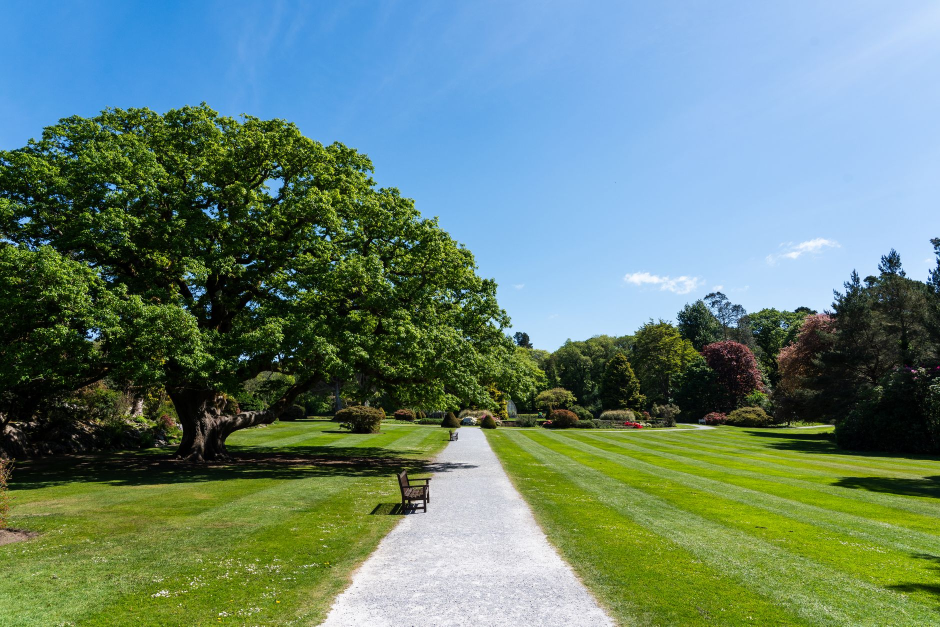
#> input picture chair-workout/assets/img/lawn_6.jpg, 1880 x 1253 px, given in place of tw_huryn.png, which was not available (shown at 1/2 size)
$ python scenes2.py
#> lines starting #> are read from the running program, lines starting #| are printed output that depends on the picture
### ai-equator/brain/lib.py
"""Helpers for AI Equator style v2: dark stage, built cards, blue key words, orange hand notes, blur dissolves."""
import hashlib, subprocess
from pathlib import Path
from PIL import Image

H = Path(__file__).parent
Image.MAX_IMAGE_PIXELS = None
FF = r"C:/Users/daggu222105/AppData/Local/Microsoft/WinGet/Links/ffmpeg.exe"
RAW, CLIPS, IMG = H / "assets/raw", H / "assets/clips", H / "assets/img"
CLIPS.mkdir(exist_ok=True)

html, tl = [], []
Z = {"i": 0, "z": 10}
PENDING = []  # root-level video wrappers for the scene being built
B, E = '<span class="blue">', "</span>"


def nid(p="e"):
    Z["i"] += 1
    return f"{p}{Z['i']}"


def T(t):
    if isinstance(t, (int, float)):
        return float(t)
    m, x = t.split(":")
    return int(m) * 60 + float(x)


# ---------- motion
def enter(sel, t, y=18, d=.35):
    tl.append(f'tl.fromTo("{sel}",{{opacity:0,y:{y},filter:"blur(6px)"}},{{opacity:1,y:0,filter:"blur(0px)",duration:{d},ease:"power3.out"}},{T(t):.3f});')


def pop(sel, t, rot=0):
    tl.append(f'tl.fromTo("{sel}",{{opacity:0,scale:.86,rotation:{rot - 4}}},{{opacity:1,scale:1,rotation:{rot},duration:.22,ease:"back.out(2)"}},{T(t):.3f});')


def dim(sel, t, to=.28):
    tl.append(f'tl.to("{sel}",{{opacity:{to},duration:.3,ease:"power2.out"}},{T(t):.3f});')


def count(sel, t, a, b, dec=0, pre="", suf="", d=1.3):
    tl.append(f'count("{sel}",{T(t):.3f},{a},{b},{dec},"{pre}","{suf}",{d});')


def grow(sel, t, w, d=.9):
    tl.append(f'tl.fromTo("{sel}",{{width:0}},{{width:{w},duration:{d},ease:"power3.out"}},{T(t):.3f});')


# ---------- scene host with blur dissolve
def scene(a, b, inner, out=True, fade_in=True):
#> called with a = 451, b = 455.2, out = True, fade_in = True
    a, b = T(a), T(b)
    Z["z"] += 1
    host, w = nid("s"), nid("w")
    dur = b - a + (.4 if out else 0)
    html.append(f'<div id="{host}" class="clip scene" data-start="{a:.3f}" data-duration="{dur:.3f}" data-track-index="2" style="z-index:{Z["z"]}" data-layout-allow-overflow data-layout-allow-overlap><div id="{w}" class="sc">{inner}</div></div>')
    if fade_in:
        tl.append(f'tl.fromTo("#{w}",{{opacity:0,filter:"blur(10px)"}},{{opacity:1,filter:"blur(0px)",duration:.4,ease:"power2.out"}},{a:.3f});')
    else:
        tl.append(f'tl.set("#{w}",{{opacity:1}},0);')
    if out:
        tl.append(f'tl.to("#{w}",{{opacity:0,filter:"blur(10px)",duration:.4,ease:"power2.in"}},{b:.3f});')
    for wid, markup in PENDING:  # clips sit on their own root layer just above the scene, fading with it
        Z["z"] += 1
        html.append(markup.replace("@Z@", str(Z["z"])))
        if out:
            tl.append(f'tl.to("#{wid}",{{opacity:0,duration:.4,ease:"power2.in"}},{b:.3f});')
    PENDING.clear()


# ---------- elements
def el(t, inner, style, cls="", anim="enter", rot=0, eid=None):
    eid = eid or nid("c")
    if anim == "enter":
        enter(f"#{eid}", t)
    elif anim == "pop":
        pop(f"#{eid}", t, rot)
    return f'<div id="{eid}" class="a {cls}" style="{style}">{inner}</div>'


def txt(t, s, x, y, size=72, w=None, cls="h", align="left", anim="enter", eid=None):
    if align == "center":
        return el(t, s, f"left:0;right:0;top:{y}px;text-align:center;font-size:{size}px", cls, anim, eid=eid)
    ws = f"width:{w}px;" if w else ""
    return el(t, s, f"left:{x}px;top:{y}px;{ws}font-size:{size}px", cls, anim, eid=eid)


_A = '<svg width="{w}" height="{h}" viewBox="0 0 {w} {h}"><path d="{d}" fill="none" stroke="#F0A818" stroke-width="3.2" stroke-linecap="round" stroke-linejoin="round"/></svg>'
ARROWS = {
    "down": _A.format(w=54, h=58, d="M8 4c18 6 30 20 30 46M26 40l12 12 10-15"),
    "up": _A.format(w=54, h=58, d="M10 54c16-6 28-20 28-46M26 18l12-12 10 15"),
    "left": _A.format(w=70, h=40, d="M66 10C46 4 24 10 8 28M8 28l2-16M8 28l16 0"),
    "right": _A.format(w=70, h=40, d="M4 10c20-6 42 0 58 18M62 28l-2-16M62 28l-16 0"),
}


def note(t, s, x, y, size=46, arrow=None, ax=0, ay=0):
    a = f'<span class="arw" style="left:{ax}px;top:{ay}px">{ARROWS[arrow]}</span>' if arrow else ""
    return el(t, s + a, f"left:{x}px;top:{y}px;font-size:{size}px", "note")


def src(t, s, x=0, y=1000, center=True):
    if center:
        return el(t, s, f"left:0;right:0;top:{y}px;text-align:center", "src")
    return el(t, s, f"left:{x}px;top:{y}px", "src")


def card(t, inner, x, y, w, h=None, cls="card", anim="enter", eid=None):
    hs = f"height:{h}px;" if h else ""
    return el(t, inner, f"left:{x}px;top:{y}px;width:{w}px;{hs}", cls, anim, eid=eid)


def img(t, path, x, y, w, h=None, cls="im", anim="enter", rot=0, eid=None):
    if h is None:
        iw, ih = Image.open(H / path).size
        h = int(w * ih / iw)
    return el(t, f'<img src="{path}" alt="" style="width:{w}px;height:{h}px">', f"left:{x}px;top:{y}px;width:{w}px;height:{h}px", cls, anim, rot, eid)


def meme(t, name, x, y, w, rot=-2):
    return img(t, f"assets/img/{name}", x, y, w, cls="meme", anim="pop", rot=rot)


def logo(t, name, x, y, w, anim="enter"):
    return img(t, f"assets/img/{name}", x, y, w, cls="logo", anim=anim)


# [53 lines left out: functions person, page_img, mac, trim, vcard, not called in this run]


def cross(t, x, y, s=60):
    return el(t, f'<svg width="{s}" height="{s}" viewBox="0 0 64 64"><path d="M14 14l36 36M50 14L14 50" stroke="#F85149" stroke-width="7" stroke-linecap="round"/></svg>', f"left:{x}px;top:{y}px", "", "pop")


def check(t, x, y, s=60):
    return el(t, f'<svg width="{s}" height="{s}" viewBox="0 0 64 64"><path d="M12 34l14 14 26-30" fill="none" stroke="#3FB950" stroke-width="7" stroke-linecap="round" stroke-linejoin="round"/></svg>', f"left:{x}px;top:{y}px", "", "pop")


def draw(eid, t, d=.35, stagger=0):
    tl.append(f'tl.set("#{eid}",{{opacity:1}},{T(t):.3f});')
    tl.append(f'tl.fromTo("#{eid} .dr",{{strokeDashoffset:1}},{{strokeDashoffset:0,duration:{d},stagger:{stagger},ease:"power2.out"}},{T(t):.3f});')


# [13 lines left out: functions bigx, underline, not called in this run]


def link(t, x, y, w, label=""):
    """Thin grey arrow between two cards, with an optional mono label above it."""
    eid = nid("al")
    draw(eid, t, .35)
    lab = f'<div class="mono" style="position:absolute;left:-60px;width:{w + 120}px;top:-42px;text-align:center;font-size:24px;color:#8A8F98">{label}</div>' if label else ""
    return (f'<div id="{eid}" class="a" style="left:{x}px;top:{y}px;width:{w}px;height:20px;opacity:0">{lab}<svg width="{w}" height="20" viewBox="0 0 {w} 20">'
            f'<path class="dr" pathLength="1" stroke-dasharray="1" stroke-dashoffset="1" d="M2 10H{w - 4}M{w - 14} 2L{w - 4} 10L{w - 14} 18" fill="none" stroke="#5A606B" stroke-width="2.5"/></svg></div>')


# [14 lines left out: function bars, not called in this run]


def tweet(t, name, x, y, w, ycrop=1.0, anim="enter"):
    """Real X post card captured with capture.mjs tweet; ycrop keeps the top part of a long post."""
#> called with t = 455.2, name = 'huryn', x = 260, y = 50, w = 600, ycrop = 0.72, anim = 'enter'
    out = IMG / f"tw_{name}_{int(ycrop * 100)}.png"
    if not out.exists():
        im = Image.open(RAW / "web" / f"tw_{name}.png")
#> im is the input picture: PIL image 1880x1253 RGB; mean R, G, B 102.3, 130.7, 117.8
        im.crop((0, 0, im.width, int(im.height * ycrop))).save(out)
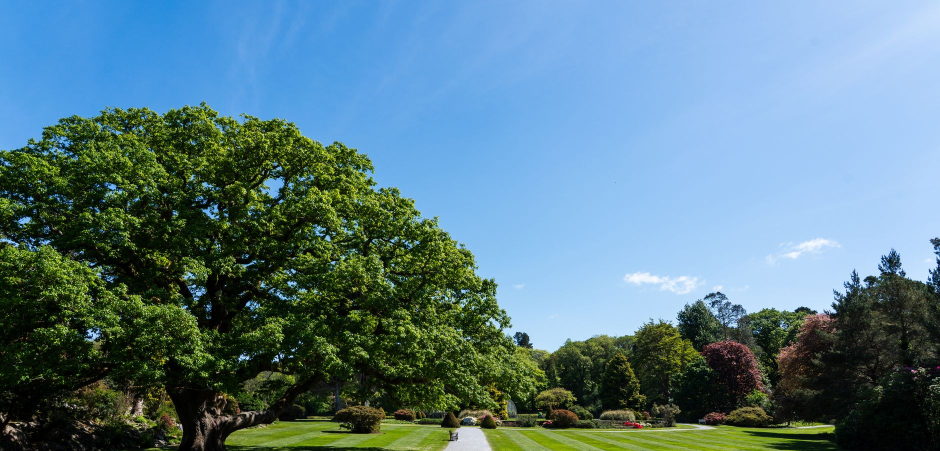
#> saved as tw_huryn_72.png: PIL image 1880x902 RGB (shown at 1/2 size); mean R, G, B 91.4, 124.7, 135.5
    return img(t, f"assets/img/{out.name}", x, y, w, cls="im tw", anim=anim)
#> in img, `iw, ih = Image.open(H / path).size`: iw = 1880; ih = 902
#> in img, `h = int(w * ih / iw)`: h = 287


# ---------- user rule 2026-11-12: every video clip at ~80% of the screen
VX, VY, VW, VH = 192, 88, 1536, 864


# [6 lines left out: function clip80, not called in this run]


def ov(t, s, x, y, size=46):
    """A hand note on a dark pill, for use in an overlay scene above a clip."""
    return el(t, s, f"left:{x}px;top:{y}px;font-size:{size}px", "note ovp")


def chip(t, s, x, y, cls="ovc"):
    return el(t, s, f"left:{x}px;top:{y}px", cls)

### ai-equator/carbon/scenes2.py
"""Gemini 4 Carbon: 7:31 to the end, timed to the user's transcript. Every clip at 80% of the frame."""
from lib import *

PE = "x/pe.mp4"
PEC = "Prompt Engineering on YouTube · “Gemini 4 Carbon Is Finally Here”"

# ---------- what people built
scene(450.96, 455.22,
      txt(450.96, "okay, now the fun part", 0, 380, 44, align="center", cls="lab")
      + txt(452.0, f"what did people {B}actually build{E}?", 0, 450, 90, align="center"))

# Pawel Huryn: 105 bugs
scene(455.22, 467.18,
      tweet(455.22, "huryn", 260, 50, 600, .72)
      + txt(458.90, "one of the most useful tests", 960, 160, 40, cls="lab")
      + card(459.64, '<div class="li">two real code repositories</div>', 960, 240, 660, 90)
      + card(461.50, f'<div class="li">{B}105{E} planted bugs</div>', 960, 350, 660, 90, cls="card sel")
      + card(463.34, '<div class="li">find and fix as many as you can</div>', 960, 460, 660, 90)
      + src(455.5, "@PawelHuryn on X · Nov 11, 2026", 260, 1000, center=False))
#> in card, `hs = f"height:{h}px;" if h else ""`: hs = 'height:90px;'
rows = [(467.18, "Fable 5.2 (max)", "58", "$140", "claude.png", False), (472.76, "Gemini 4 Carbon", "57.3", "$31", "gemini_icon.png", True),
        (482.36, "Sonnet 5.5", "51", "$154", "claude.png", False), (487.70, "GPT-6 Astra", "45", "", "openai_sym_w.png", False), (490.74, "Gemini 4 Argon", "~41", "", "gemini_icon.png", False)]
inner = txt(467.18, "bugs found and fixed (score) · cost", 260, 90, 40, cls="lab")
for i, (t, lab, sc, cost, lg, hero) in enumerate(rows):
    y = 170 + i * 130
    inner += card(t, f'<img src="assets/img/{lg}" alt="" style="width:44px;height:44px;object-fit:contain;vertical-align:middle;margin-right:18px"><span class="ct">{lab}</span>'
                  f'<span class="big{" blue" if hero else ""}" style="position:absolute;right:300px;top:22px;font-size:60px">{sc}</span>'
                  f'<span class="big" style="position:absolute;right:40px;top:22px;font-size:60px;color:{"#3FB950" if hero else "#8A8F98"}">{cost}</span>', 260, y, 1400, 110, cls="card sel" if hero else "card")
#> this loop made 5 passes
inner += note(478.56, "basically the same result for less than a quarter of the price", 300, 850, 46)
scene(467.18, 493.49, inner)

# Every / Dan Shipper
scene(493.49, 515.61,
      tweet(493.49, "shipper", 220, 60, 580, .75)
      + img(494.5, "assets/raw/web/every.png", 900, 70, 820, cls="im")
      + card(501.07, '<div class="li">a much better coder than Argon</div>', 900, 600, 620, 90, cls="card ok")
      + card(503.19, '<div class="li">but keeping Argon for writing</div>', 900, 700, 620, 90)
      + txt(505.63, f'senior-engineer benchmark: {B}44%{E} vs Argon 21%', 220, 900, 44)
      + note(512.93, "…still middle of the pack", 1300, 820, 46))
#> call 2 of tweet, with t = 493.5, name = 'shipper', x = 220, y = 60, w = 580, ycrop = 0.75, anim = 'enter'
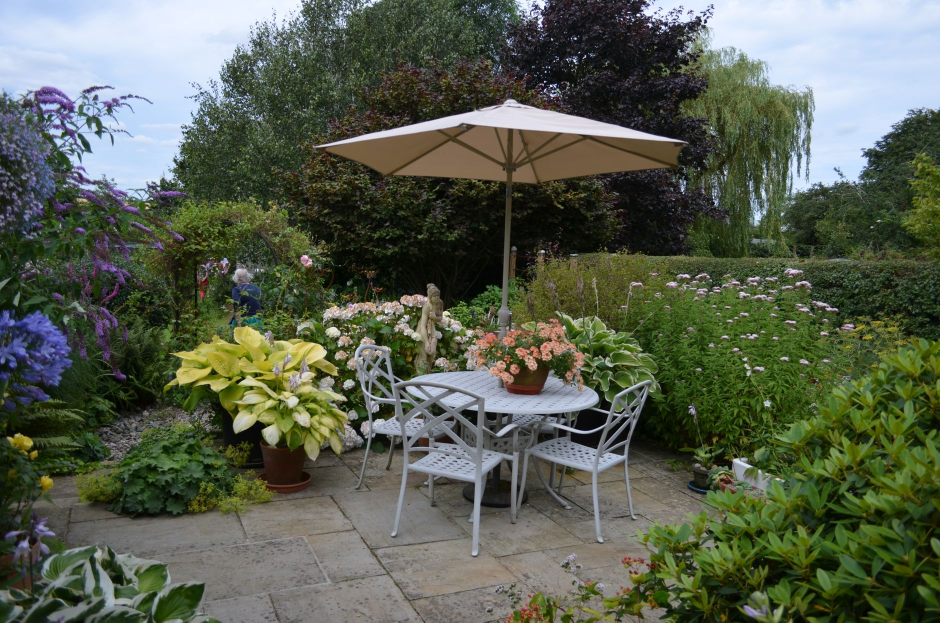
#> input picture chair-workout/assets/img/patio_6.jpg, 1880 x 1245 px, given in place of tw_shipper.png, which was not available (shown at 1/2 size)
#> in tweet, im is the input picture: PIL image 1880x1245 RGB; mean R, G, B 88.5, 95.8, 79.3
#> in tweet (call 2), `im.crop((0, 0, im.width, int(im.height * ycrop))).save(out)`:
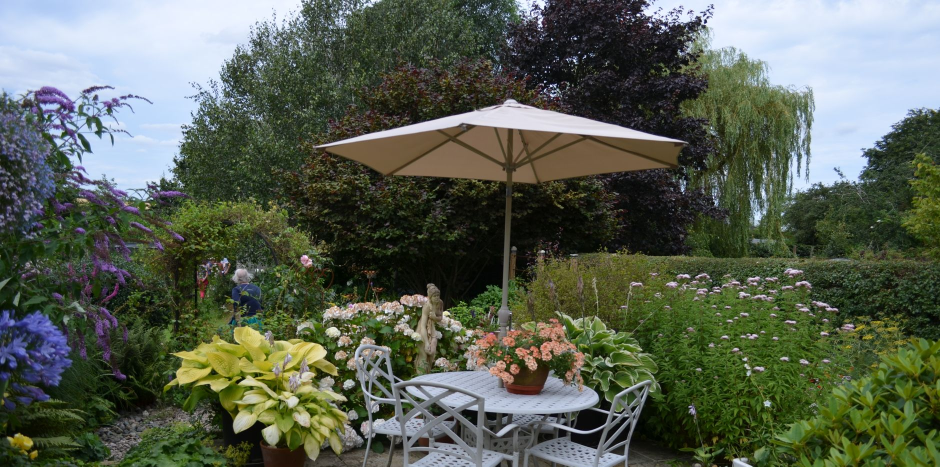
#> saved as tw_shipper_75.png: PIL image 1880x933 RGB (shown at 1/2 size); mean R, G, B 88.3, 96.3, 81.5
scene(515.61, 533.03,
      txt(515.61, "their biggest complaint", 0, 90, 40, align="center", cls="lab")
      + txt(516.6, f"it doesn't know when to {B}stop{E}", 0, 150, 80, align="center")
      + card(520.92, '<div class="mono g" style="font-size:22px">one teammate</div><div class="ct" style="margin-top:8px">gave it a backlog of tasks</div>', 260, 330, 560, 170)
      + link(523.3, 840, 410, 120)
      + card(523.81, f'<div class="ct">decided <span class="blue">6</span> were ready…</div><div class="cs">then did <b style="color:#F85149">15</b>, incl. work someone else was doing</div>', 980, 330, 680, 170, cls="card red")
      + note(529.85, "stopped it after almost 4.5 hours", 300, 600, 56)
      + meme(526.9, "megamind.jpg", 1300, 560, 360, 2))
#> in link, `eid = nid("al")`: eid = 'al33'
#> (the run stopped early here; a loop or call above may not have finished)
